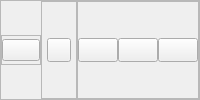
        <widget class="QFrame" name="frm_header">
         <property name="frameShape">
          <enum>QFrame::StyledPanel</enum>
         </property>
         <property name="frameShadow">
          <enum>QFrame::Raised</enum>
         </property>
         <layout class="QHBoxLayout" name="horizontalLayout">
          <property name="spacing">
           <number>0</number>
          </property>
          <property name="leftMargin">
           <number>0</number>
          </property>
          <property name="topMargin">
           <number>0</number>
          </property>
          <property name="rightMargin">
           <number>0</number>
          </property>
          <property name="bottomMargin">
           <number>0</number>
          </property>
          <item alignment="Qt::AlignLeft">
           <widget class="QFrame" name="frm_open_menu">
            <property name="minimumSize">
             <size>
              <width>40</width>
              <height>30</height>
             </size>
            </property>
            <property name="maximumSize">
             <size>
              <width>40</width>
              <height>30</height>
             </size>
            </property>
            <property name="frameShape">
             <enum>QFrame::StyledPanel</enum>
            </property>
            <property name="frameShadow">
             <enum>QFrame::Raised</enum>
            </property>
            <layout class="QHBoxLayout" name="horizontalLayout_5">
             <property name="spacing">
              <number>0</number>
             </property>
             <property name="leftMargin">
              <number>0</number>
             </property>
             <property name="topMargin">
              <number>0</number>
             </property>
             <property name="rightMargin">
              <number>0</number>
             </property>
             <property name="bottomMargin">
              <number>0</number>
             </property>
             <item alignment="Qt::AlignLeft">
              <widget class="QPushButton" name="btn_menu">
               <property name="cursor">
                <cursorShape>PointingHandCursor</cursorShape>
               </property>
               <property name="text">
                <string/>
               </property>
               <property name="icon">
                <iconset>
                 <normaloff>../images/menu.svg</normaloff>../images/menu.svg</iconset>
               </property>
               <property name="iconSize">
                <size>
                 <width>24</width>
                 <height>24</height>
                </size>
               </property>
              </widget>
             </item>
            </layout>
           </widget>
          </item>
          <item>
           <widget class="QFrame" name="frame_5">
            <property name="frameShape">
             <enum>QFrame::StyledPanel</enum>
            </property>
            <property name="frameShadow">
             <enum>QFrame::Raised</enum>
            </property>
            <layout class="QHBoxLayout" name="horizontalLayout_17">
             <property name="spacing">
              <number>0</number>
             </property>
             <property name="leftMargin">
              <number>0</number>
             </property>
             <property name="topMargin">
              <number>0</number>
             </property>
             <property name="rightMargin">
              <number>0</number>
             </property>
             <property name="bottomMargin">
              <number>0</number>
             </property>
             <item>
              <widget class="QPushButton" name="btn_nerfliz_logo_home">
               <property name="minimumSize">
                <size>
                 <width>24</width>
                 <height>24</height>
                </size>
               </property>
               <property name="maximumSize">
                <size>
                 <width>24</width>
                 <height>24</height>
                </size>
               </property>
               <property name="cursor">
                <cursorShape>PointingHandCursor</cursorShape>
               </property>
               <property name="text">
                <string/>
               </property>
               <property name="icon">
                <iconset>
                 <normaloff>../images/Nerfliz_logo.png</normaloff>../images/Nerfliz_logo.png</iconset>
               </property>
               <property name="iconSize">
                <size>
                 <width>24</width>
                 <height>24</height>
                </size>
               </property>
              </widget>
             </item>
            </layout>
           </widget>
          </item>
          <item alignment="Qt::AlignRight">
           <widget class="QFrame" name="frm_control_buttons">
            <property name="maximumSize">
             <size>
              <width>16777215</width>
              <height>16777215</height>
             </size>
            </property>
            <property name="frameShape">
             <enum>QFrame::StyledPanel</enum>
            </property>
            <property name="frameShadow">
             <enum>QFrame::Raised</enum>
            </property>
            <layout class="QHBoxLayout" name="horizontalLayout_2">
             <property name="spacing">
              <number>0</number>
             </property>
             <property name="leftMargin">
              <number>0</number>
             </property>
             <property name="topMargin">
              <number>0</number>
             </property>
             <property name="rightMargin">
              <number>0</number>
             </property>
             <property name="bottomMargin">
              <number>0</number>
             </property>
             <item>
              <widget class="QPushButton" name="btn_minimize">
               <property name="sizePolicy">
                <sizepolicy hsizetype="Minimum" vsizetype="Fixed">
                 <horstretch>0</horstretch>
                 <verstretch>0</verstretch>
                </sizepolicy>
               </property>
               <property name="maximumSize">
                <size>
                 <width>40</width>
                 <height>24</height>
                </size>
               </property>
               <property name="cursor">
                <cursorShape>PointingHandCursor</cursorShape>
               </property>
               <property name="text">
                <string/>
               </property>
               <property name="icon">
                <iconset>
                 <normaloff>../images/minus.svg</normaloff>../images/minus.svg</iconset>
               </property>
               <property name="iconSize">
                <size>
                 <width>24</width>
                 <height>24</height>
                </size>
               </property>
              </widget>
             </item>
             <item>
              <widget class="QPushButton" name="btn_restaure">
               <property name="maximumSize">
                <size>
                 <width>40</width>
                 <height>24</height>
                </size>
               </property>
               <property name="cursor">
                <cursorShape>PointingHandCursor</cursorShape>
               </property>
               <property name="text">
                <string/>
               </property>
               <property name="icon">
                <iconset>
                 <normaloff>../images/square.svg</normaloff>../images/square.svg</iconset>
               </property>
               <property name="iconSize">
                <size>
                 <width>24</width>
                 <height>24</height>
                </size>
               </property>
              </widget>
             </item>
             <item>
              <widget class="QPushButton" name="btn_exit">
               <property name="maximumSize">
                <size>
                 <width>40</width>
                 <height>24</height>
                </size>
               </property>
               <property name="cursor">
                <cursorShape>PointingHandCursor</cursorShape>
               </property>
               <property name="text">
                <string/>
               </property>
               <property name="icon">
                <iconset>
                 <normaloff>../images/x.svg</normaloff>../images/x.svg</iconset>
               </property>
               <property name="iconSize">
                <size>
                 <width>24</width>
                 <height>24</height>
                </size>
               </property>
              </widget>
             </item>
            </layout>
           </widget>
          </item>
         </layout>
        </widget>
